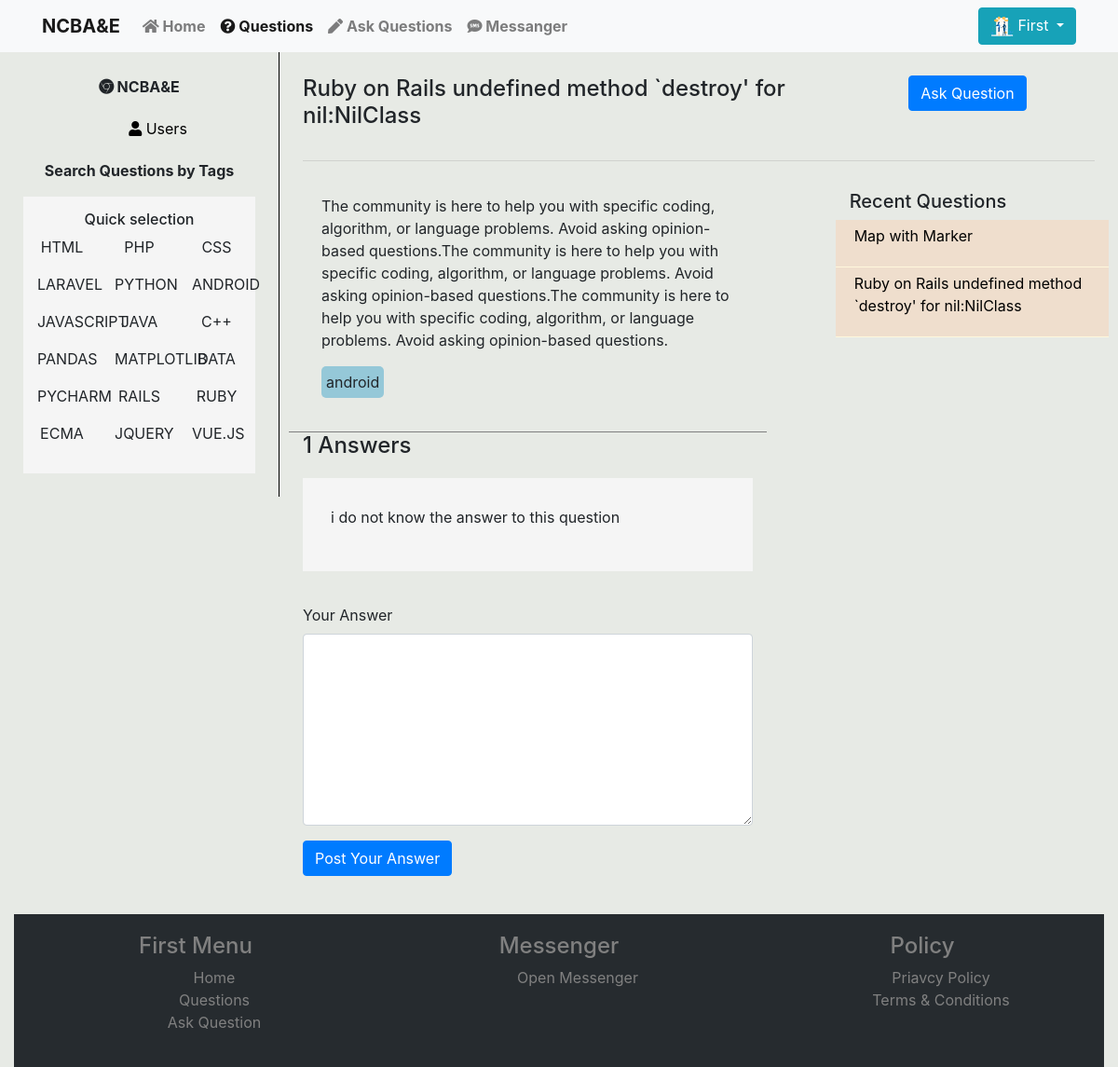
The app's page /Main/question.php?question=6 (signed in) with its own data.
### tables this page shows
CREATE TABLE `questions` (
  `question_id` int(11) NOT NULL,
  `title` varchar(255) NOT NULL,
  `description` text NOT NULL,
  `tags` varchar(255) NOT NULL,
  `user_id` int(11) NOT NULL,
  `posting_date` datetime NOT NULL DEFAULT current_timestamp()
);

CREATE TABLE `answers` (
  `answer_id` int(11) NOT NULL,
  `content` text NOT NULL,
  `user_id` int(11) NOT NULL,
  `date_ans` date DEFAULT curdate(),
  `question_id` int(11) NOT NULL
);

### Main/question.php (the view, shortened to what this page needs)
<?php
if (isset($_SESSION['username'])) {
   $username = $_SESSION['username'];
   $profile = $_SESSION['profile'];
}
include '../functions/db.php';
$question_id = $_GET['question'];
$query = "SELECT * FROM `questions` WHERE question_id = $question_id";
$question_result = $con->query($query);
$question_result = $question_result->fetch_assoc();
extract($question_result);
$result_recent = $con->query("SELECT * FROM `questions` ORDER BY question_id DESC LIMIT 12");
$total_ans = $con->query("SELECT COUNT(*) AS total_ans FROM `answers` WHERE question_id = $question_id ");
$total_ans = $total_ans->fetch_assoc();
$total_ans = $total_ans['total_ans'];
$answer_result = $con->query("SELECT * FROM `answers` WHERE question_id = $question_id ");
?>
<!DOCTYPE html>
<html>
<head>
	<link rel="stylesheet" type="text/css" href="../css/global.css">
  <link rel="stylesheet" href="https://maxcdn.bootstrapcdn.com/bootstrap/4.4.1/css/bootstrap.min.css">
  <link rel="stylesheet" href="https://use.fontawesome.com/releases/v5.7.0/css/all.css">
</head>
<body>
<nav class="navbar navbar-expand-md bg-light navbar-light">
        <div class="container">
  <a class="navbar-brand" href="index.php"><b>NCBA&E</b></a>
  <div class="collapse navbar-collapse" id="collapsibleNavbar">
    <ul class="navbar-nav">
      <li class="nav-item">
        <a class="nav-link " href="index.php"><i class="fas fa-home"></i> Home</a>
      </li>
      <li class="nav-item">
        <a class="nav-link active" href="questions_page.php"><i class="fas fa-question-circle"></i> Questions</a>
      </li>
      <li class="nav-item">
        <a class="nav-link " href="ask_question.php"><i class="fas fa-pen"></i> Ask Questions</a>
      </li>
      <?php if(isset($_SESSION['username'])): ?>
      <li class="nav-item">
        <a class="nav-link" href="../chat/chats.php"><i class="fas fa-sms"></i> Messanger</a>
      </li>
  <?php endif; ?>
    </ul>
    <ul class="nav navbar-right ml-auto">
         <?php if(isset($_SESSION['user_Id'])):  ?>
        <li class="nav-item">
    <div class="dropdown">
        <button type="button" class="btn btn-info dropdown-toggle" data-toggle="dropdown">
           <img src="<?= $profile ?>" style="width: 25px;height: 25px;">
           <?= $username ?>
        </button>
    </div>
     </li>
        <?php else: ?>
        <li class="nav-item"><a href="login_layout.php" class="nav-link"><i class="fas fa-sign-in-alt"></i> signin</a></li>
        <li class="nav-item"><a href="signup_layout.php" class="nav-link"><i class="fas fa-user-plus"></i> signup</a></li>
    <?php endif; ?>
    </ul>
  </div>
</div>
</nav>
<div class="container-fluid">
	<div class="row">
		<div class="col-md-3 question-left">
			<p style="font-weight: bold;"><i class="fab fa-chrome"></i> NCBA&E</p>
			<ul id="left-ul">
				<li><a href="users.php"><i class="fas fa-user"></i> Users</a></li>
			</ul>
			<p style="font-weight: bold;">Search Questions by Tags</p>
			<div id="tags">
				<h6>Quick selection</h6>
				<div class="row">
					<div class="col-md-4 by-tag" onclick="fetchMeData('html')"><p>HTML</p></div>
					<div class="col-md-4 by-tag" onclick="fetchMeData('php')"><p>PHP</p></div>
					<div class="col-md-4 by-tag" onclick="fetchMeData('css')"><p>CSS</p></div>
				</div>
				<div class="row">
					<div class="col-md-4 by-tag" onclick="fetchMeData('laravel')"><p>LARAVEL</p></div>
					<div class="col-md-4 by-tag" onclick="fetchMeData('python')"><p>PYTHON</p></div>
					<div class="col-md-4 by-tag" onclick="fetchMeData('android')"><p>ANDROID</p></div>
				</div>
				<div class="row">
					<div class="col-md-4 by-tag" onclick="fetchMeData('javascript')"><p>JAVASCRIPT</p></div>
					<div class="col-md-4 by-tag" onclick="fetchMeData('java')"><p>JAVA</p></div>
					<div class="col-md-4 by-tag" onclick="fetchMeData('c++')"><p>C++</p></div>
				</div>
				<div class="row">
					<div class="col-md-4 by-tag" onclick="fetchMeData('pandas')"><p>PANDAS</p></div>
					<div class="col-md-4 by-tag" onclick="fetchMeData('matplotlib')"><p>MATPLOTLIB</p></div>
					<div class="col-md-4 by-tag" onclick="fetchMeData('data')"><p>DATA</p></div>
				</div>
				<div class="row">
					<div class="col-md-4 by-tag" onclick="fetchMeData('pycharm')"><p>PYCHARM</p></div>
					<div class="col-md-4 by-tag" onclick="fetchMeData('rails')"><p>RAILS</p></div>
					<div class="col-md-4 by-tag" onclick="fetchMeData('ruby')"><p>RUBY</p></div>
				</div>
				<div class="row">
					<div class="col-md-4 by-tag" onclick="fetchMeData('ecma')"><p>ECMA</p></div>
					<div class="col-md-4 by-tag" onclick="fetchMeData('jquery')"><p>JQUERY</p></div>
					<div class="col-md-4 by-tag" onclick="fetchMeData('vue')"><p>VUE.JS</p></div>
				</div>
			</div>
		</div>
		<div class="col-md-9 question-center">
			<div class="row" id="question-center">
				<div class="col-md-8 top-quest">
					<h4><?= $title ?></h4>
				</div>
				<div class="col-md-3 ask-quest">
					<a href="ask_question.php"><button class="btn btn-primary">Ask Question</button></a>
				</div>
			</div>
			<hr/>
			<div id="question-data">
			<?php
				$tag_arr = explode(',', $tags);
				$length = sizeof($tag_arr);
				?>
				<div class="row">
				<div class="col-md-7">
			    <div class="row question">
				<div class="col-md-12">
					<p><?= $description ?></p>
					<?php for($i = 0;$i < $length; $i++): ?>
					<p class="taggo"><?= $tag_arr[$i] ?></p>
					<?php endfor; ?>
				</div>
			    </div>
			    <div id="main-ans">
			    	<h4><?= $total_ans ?> Answers</h4>
			    	<?php while($row = $answer_result->fetch_assoc()):
			    		extract($row); ?>
			    	<div id="answer">
			    	  <p><?= $content ?></p>
			        </div>
			    <?php endwhile; ?>
			    <?php if(isset($_SESSION['username'])): ?>
			    <div id="answer-form">
			    	<div class="form-group">
			    		<label>Your Answer</label>
			    		<textarea name="answer" id="answer-area" class="form-control" rows="8"></textarea>
			    	</div>
			    	<div class="form-group">
			    		<button class="btn btn-primary" id="answer-submit">Post Your Answer</button>
			    	</div>
			    </div>
			<?php endif; ?>
			    </div>
			    </div>
			<div class="col-md-4 offset-md-1 right-panel">
				<h5>Recent Questions</h5>
				<?php while($row = $result_recent->fetch_assoc()):
					$tag_arr = explode(',', $row['tags']);
					extract($row);
					?>
				<div class="row content">
					<div class="col-md-12">
						<p><a href="question.php?question=<?= $question_id ?>" onclick="fetchMeData('<?= $tag_arr[0] ?>')" ><?= $title ?></a></p>
					</div>
				</div>
			<?php endwhile; ?>
			</div>
		</div>
	        </div>
		</div>
		</div>
		 <footer>
    <div class="container-fluid">
    <div class="row">
        <div class="col-md-4 menu">
            <h4>First Menu</h4>
            <ul class="footer-menu">
                <li><a href="index.php">Home</a></li>
                <li><a href="questions_page.php">Questions</a></li>
                <li><a href="ask_question.php">Ask Question</a></li>
            </ul>
        </div>
        <div class="col-md-4 rights">
        <h4>Messenger</h4>
        <ul>
            <li><a href="../chat/chats.php">Open Messenger</a></li>
        </ul>
    </div>
        <div class="col-md-4 policy">
            <h4>Policy</h4>
            <ul>
            <li><a href="">Priavcy Policy</a></li>
            <li><a href="">Terms & Conditions</a></li>
        </ul>
        </div>
    </div>
</div>
</footer>
		</div>
</body>
</html>

### css/global.css (style rules this page uses)
body { background-color: #eee; }

### Main/question.php (style rules this page uses)
.taggo { background-color: #95C8D8; display:inline-block; max-width: 150px; margin-right: 5px; border-radius: 5px; padding: 5px; }
body { background-color: #e7eae5; }
li.nav-item { font-weight: bold; }
.question-left { padding: 25px; text-align: center; border-right: 1px solid black; height: 100%; }
#left-ul { list-style: none; }
#left-ul li { border-radius: 40px; padding: 5px; margin-left: 5px; margin-right: 5px; }
#left-ul li a { color:black; }
#tags { background-color: #f5f5f5; padding: 15px; }
.question-center { padding: 25px; }
#question-center { margin-bottom: 25px; }
.ask-quest { text-align: right; }
.question { border-bottom: 1px solid grey; padding: 20px; }
.right-panel { margin-top: 15px; }
.content { background-color: #efdecd; padding: 5px; border-bottom: 1px solid #FFF8DC; }
.content a { color:black; }
#answer { background-color: #f5f5f5; padding: 30px; margin-top: 20px; }
#answer-form { margin-top: 35px; }
.menu { text-align: center; color:grey; }
.policy { text-align: center; color:grey; }
.rights { text-align: center; color: grey; }
footer { background-color: #262b2f; padding-bottom: 20px; padding-top: 20px; }
.footer-menu { list-style: none; }
.rights ul { list-style: none; }
.policy ul { list-style: none; }
.rights ul li a { color: grey; }
.policy ul li a { color: grey; }
.footer-menu li a { color:grey; }

### records on screen
questions: title "Ruby on Rails undefined method `destroy' for nil:NilClass", description "The community is here to help you with specific coding, algorithm, or language problems. Avoid asking opinion-based questions.The community is here to help you with specific coding, algorithm, or language problems. Avoid asking opinion-based questions.The community is here to help you with specific coding, algorithm, or language problems. Avoid asking opinion-based questions.", tags "android"
answers: content "i do not know the answer to this question"
questions: title "Map with Marker"

### other values on screen
$username "First"
$total_ans "1"
